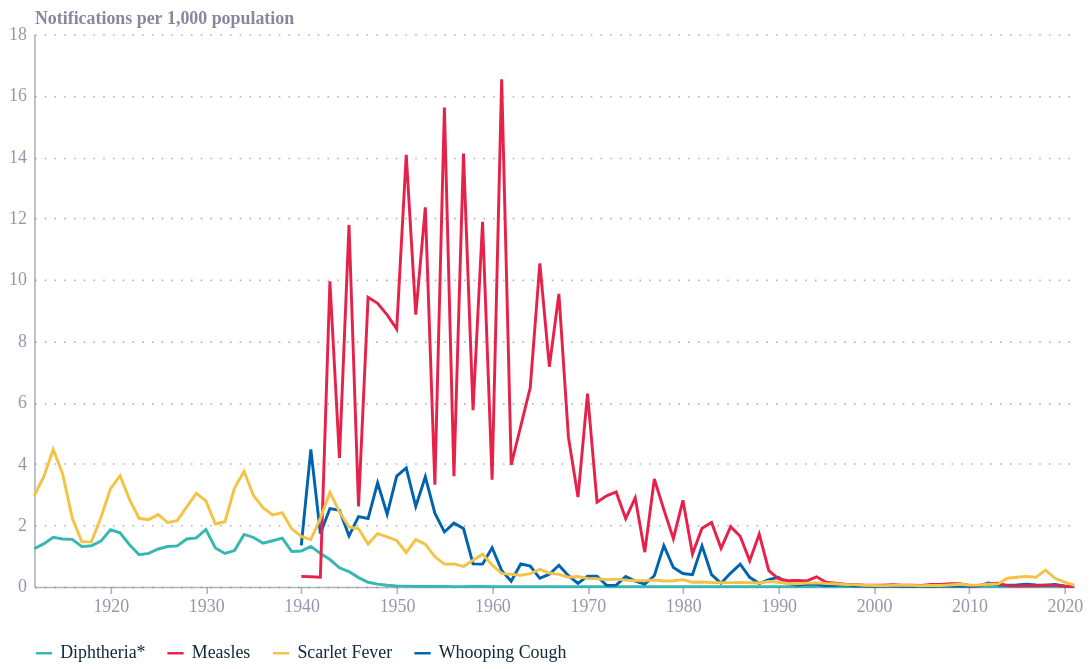

Specify this chart in Vega-Lite:
### Vega-Lite specification from a JSON file in a GitHub repository (floating-point values rounded to 4 significant figures; data arrays with more than 128 entries replaced by an {"elided": "..."} marker saying what was removed)
{"config": {"font": "Circular Std", "text": {"color": "#676A86", "align": "left", "baseline": "middle", "dx": 7, "dy": 0, "fontSize": 11}, "view": {"stroke": null, "continuousWidth": 400, "continuousHeight": 300, "discreteWidth": 400, "discreteHeight": 300}, "range": {"category": ["#36B7B4", "#E6224B", "#F4C245", "#0063AF", "#00A767", "#179FDB", "#EB5C2E", "#5C267B", "#122B39"], "diverging": ["#E6224B", "#E54753", "#C9C9C9", "#179FDB", "#122B39"], "heatmap": ["#C9C9C9", "#179FDB", "#0063AF", "#122B39"], "ordinal": ["#00A767", "#36B7B4", "#179FDB", "#0063AF", "#243B5A"]}, "bar": {"color": "#179fdb"}, "line": {"color": "#e6224b"}, "rule": {"color": "#676A86"}, "area": {"opacity": 0.8}, "point": {"filled": true, "size": 80, "color": "#e6224b", "opacity": 0.95}, "geoshape": {"stroke": "white", "strokeWidth": 0.3}, "rect": {"fill": "#d6d4d4", "opacity": 0.3}, "axis": {"labelColor": "#676A86", "labelFontSize": 11, "labelFont": "Circular Std", "labelOpacity": 0.7, "tickColor": "#676A86", "tickOpacity": 0.5, "domainColor": "#676A86", "domainOpacity": 0.5, "gridColor": "#676A86", "gridDash": [2, 2], "gridOpacity": 0.5, "title": null, "titleColor": "#676A86", "titleOpacity": 0.8, "tickSize": 4}, "axisXDiscrete": {"grid": false, "labelAngle": 0, "tickCount": 10, "tickOpacity": 0.5, "title": null}, "axisYDiscrete": {"ticks": false, "labelPadding": 5}, "axisXTemporal": {"grid": false, "ticks": true}, "axisXQuantitative": {"grid": true}, "axisYQuantitative": {"gridColor": "#676A86", "gridDash": [1, 5], "gridOpacity": 0.5, "ticks": false, "labelPadding": 5, "tickCount": 8, "titleAngle": 0, "titleAlign": "left", "titleBaseline": "bottom", "titleX": 0, "titleY": -5}, "title": {"color": "#676A86E6", "subtitleColor": "#676A86", "font": "Circular Std", "subtitleFont": "Circular Std", "anchor": "start", "fontSize": 14, "subtitleFontSize": 12, "subtitlePadding": 4, "offset": 0, "frame": "group"}, "legend": {"titleColor": "#122b39", "title": null, "labelColor": "#122b39", "labelFontSize": 11}}, "data": {"name": "data-5d887d1b22e5f177982d2df6022e2337"}, "mark": {"type": "line", "strokeWidth": 1.8}, "encoding": {"color": {"field": "label", "legend": {"orient": "bottom", "symbolType": "stroke"}, "title": null, "type": "nominal"}, "x": {"axis": {"format": "%Y", "tickCount": 10}, "field": "year", "title": null, "type": "temporal"}, "y": {"field": "rate", "title": "Notifications per 1,000 population", "type": "quantitative"}}, "height": 340, "width": 640, "$schema": "https://vega.github.io/schema/vega-lite/v6.4.1.json", "datasets": {"data-5d887d1b22e5f177982d2df6022e2337": {"elided": "380 records"}}}
